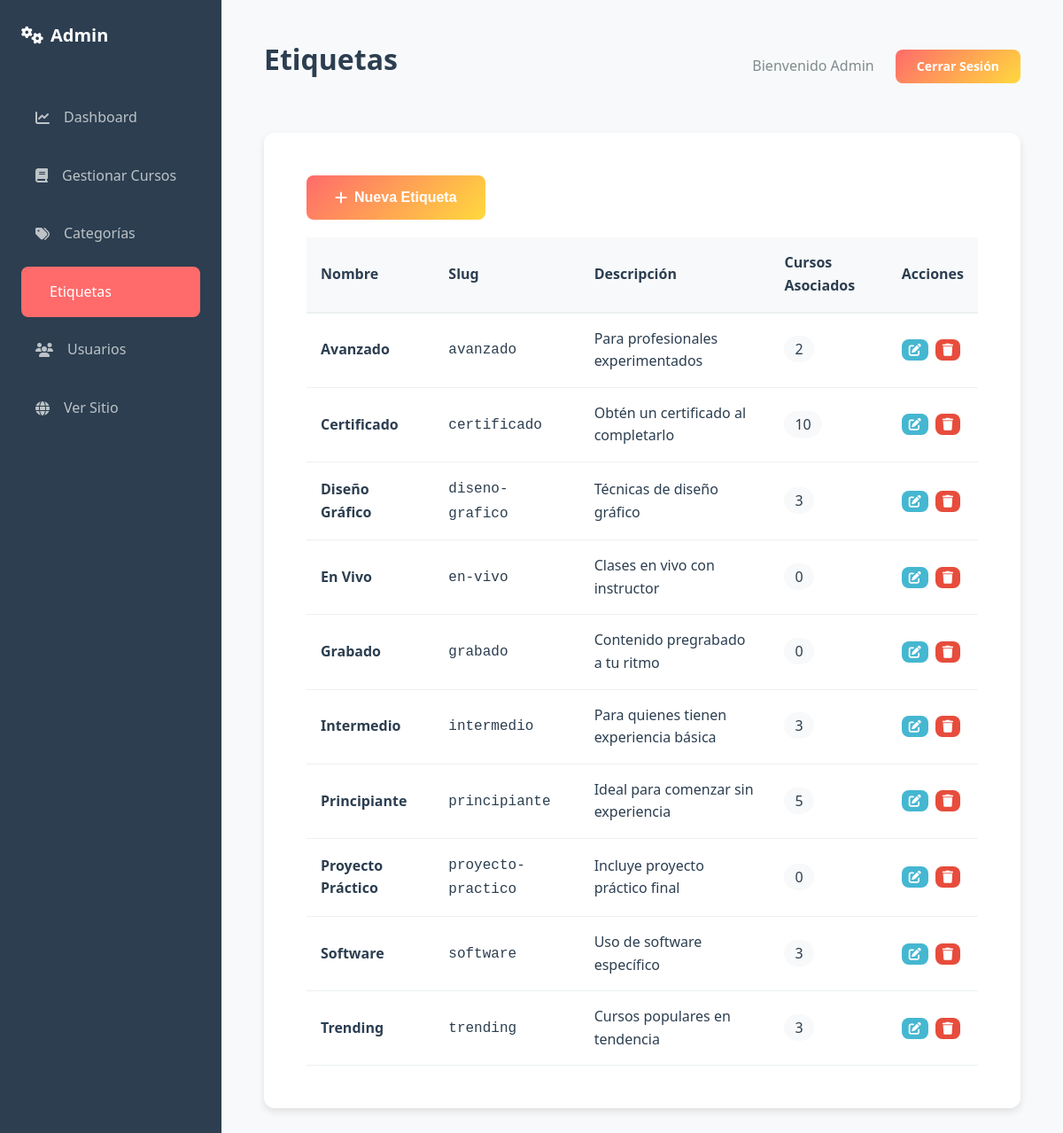
The page /admin/index.php?page=etiquetas on the database its author committed.
### tables this page shows
CREATE TABLE IF NOT EXISTS etiquetas (
    id INT AUTO_INCREMENT PRIMARY KEY,
    nombre VARCHAR(100) NOT NULL UNIQUE,
    slug VARCHAR(100) UNIQUE,
    descripcion TEXT,
    created_at TIMESTAMP DEFAULT CURRENT_TIMESTAMP,
    updated_at TIMESTAMP DEFAULT CURRENT_TIMESTAMP ON UPDATE CURRENT_TIMESTAMP
);

### config/db.php (called while the page is built, shortened)
<?php
try {
    $conn = new mysqli(DB_HOST, DB_USER, DB_PASS, DB_NAME);
    $conn->set_charset(DB_CHARSET);
} catch (Exception $e) {
    die("Error en la conexión a la base de datos: " . $e->getMessage());
}
function get_all_etiquetas() {
    global $conn;
    $query = "SELECT e.*, COUNT(ce.curso_id) as cantidad_cursos
              FROM etiquetas e
              LEFT JOIN curso_etiqueta ce ON e.id = ce.etiqueta_id
              GROUP BY e.id
              ORDER BY e.nombre ASC";
    $result = $conn->query($query);
    return $result;
}
?>

### admin/pages/etiquetas.php (the view)
<?php
$etiquetas_result = get_all_etiquetas();
?>
<div style="margin-bottom: 20px;">
    <button onclick="alert('Funcionalidad próxima: Crear nueva etiqueta')" class="btn-primary">
        <i class="fas fa-plus"></i> Nueva Etiqueta
    </button>
</div>
<div class="table-responsive">
    <table>
        <thead>
            <tr>
                <th>Nombre</th>
                <th>Slug</th>
                <th>Descripción</th>
                <th>Cursos Asociados</th>
                <th>Acciones</th>
            </tr>
        </thead>
        <tbody>
            <?php while ($etiqueta = $etiquetas_result->fetch_assoc()): ?>
            <tr>
                <td><strong><?php echo htmlspecialchars($etiqueta['nombre']); ?></strong></td>
                <td><code><?php echo $etiqueta['slug']; ?></code></td>
                <td><?php echo htmlspecialchars($etiqueta['descripcion'] ?? ''); ?></td>
                <td>
                    <span style="background: var(--light); padding: 4px 12px; border-radius: 20px;">
                        <?php echo $etiqueta['cantidad_cursos']; ?>
                    </span>
                </td>
                <td>
                    <div class="action-buttons">
                        <button class="btn-edit" onclick="alert('Funcionalidad próxima: Editar')">
                            <i class="fas fa-edit"></i>
                        </button>
                        <button class="btn-delete" onclick="alert('Funcionalidad próxima: Eliminar')">
                            <i class="fas fa-trash"></i>
                        </button>
                    </div>
                </td>
            </tr>
            <?php endwhile; ?>
        </tbody>
    </table>
</div>

### assets/css/style.css (style rules this page uses)
:root { --primary: #FF6B6B; --primary-dark: #E74C3C; --secondary: #4ECDC4; --tertiary: #45B7D1; --dark: #2C3E50; --gray-dark: #34495E; --gray: #7F8C8D; --gray-light: #ECF0F1; --light: #F8F9FA; --white: #FFFFFF; --gradient-primary: linear-gradient(135deg, #FF6B6B 0%, #FFD93D 100%); --gradient-secondary: linear-gradient(135deg, #4ECDC4 0%, #44A08D 100%); --space-xs: 0.25rem; --space-sm: 0.5rem; --space-md: 1rem; --space-lg: 1.5rem; --space-xl: 2rem; --space-2xl: 3rem; --space-3xl: 4rem; --font-family: 'Segoe UI', Tahoma, Geneva, Verdana, sans-serif; --font-size-base: 16px; --font-size-sm: 14px; --font-size-lg: 18px; --font-size-xl: 20px; --font-size-2xl: 24px; --font-size-3xl: 32px; --font-size-4xl: 48px; --shadow-sm: 0 2px 4px rgba(0, 0, 0, 0.1); --shadow-md: 0 4px 8px rgba(0, 0, 0, 0.1); --shadow-lg: 0 8px 16px rgba(0, 0, 0, 0.1); --shadow-xl: 0 12px 24px rgba(0, 0, 0, 0.15); --radius-sm: 4px; --radius-md: 8px; --radius-lg: 12px; --radius-xl: 16px; --radius-full: 9999px; --transition: all 0.3s ease; --transition-fast: all 0.15s ease; }
* { margin: 0; padding: 0; box-sizing: border-box; }
html { font-size: var(--font-size-base); scroll-behavior: smooth; }
body { font-family: var(--font-family); background-color: var(--white); color: var(--dark); line-height: 1.6; overflow-x: hidden; }
.btn-primary, .btn-secondary { padding: var(--space-md) var(--space-xl); border: none; border-radius: var(--radius-md); font-weight: 600; cursor: pointer; transition: var(--transition-fast); display: inline-flex; align-items: center; justify-content: center; gap: var(--space-sm); font-size: var(--font-size-base); }
.btn-primary { background: var(--gradient-primary); color: var(--white); }
.table-responsive { overflow-x: auto; }
table { width: 100%; border-collapse: collapse; }
th { background: var(--light); padding: var(--space-md); text-align: left; font-weight: 600; border-bottom: 2px solid var(--gray-light); }
td { padding: var(--space-md); border-bottom: 1px solid var(--gray-light); }
.action-buttons { display: flex; gap: var(--space-sm); }
.btn-edit, .btn-delete { padding: var(--space-xs) var(--space-sm); border: none; border-radius: var(--radius-md); cursor: pointer; font-size: var(--font-size-sm); transition: var(--transition-fast); }
.btn-edit { background: var(--tertiary); color: var(--white); }
.btn-delete { background: #E74C3C; color: var(--white); }

### rows shown on the page
etiquetas: nombre "Avanzado", slug "avanzado", descripcion "Para profesionales experimentados", cantidad_cursos "2"
etiquetas: nombre "Certificado", slug "certificado", descripcion "Obtén un certificado al completarlo", cantidad_cursos "10"
etiquetas: nombre "Diseño Gráfico", slug "diseno-grafico", descripcion "Técnicas de diseño gráfico", cantidad_cursos "3"
etiquetas: nombre "En Vivo", slug "en-vivo", descripcion "Clases en vivo con instructor", cantidad_cursos "0"
etiquetas: nombre "Grabado", slug "grabado", descripcion "Contenido pregrabado a tu ritmo", cantidad_cursos "0"
etiquetas: nombre "Intermedio", slug "intermedio", descripcion "Para quienes tienen experiencia básica", cantidad_cursos "3"
etiquetas: nombre "Principiante", slug "principiante", descripcion "Ideal para comenzar sin experiencia", cantidad_cursos "5"
etiquetas: nombre "Proyecto Práctico", slug "proyecto-practico", descripcion "Incluye proyecto práctico final", cantidad_cursos "0"
etiquetas: nombre "Software", slug "software", descripcion "Uso de software específico", cantidad_cursos "3"
etiquetas: nombre "Trending", slug "trending", descripcion "Cursos populares en tendencia", cantidad_cursos "3"

### other values the page prints
$titles[$page] "Etiquetas"
